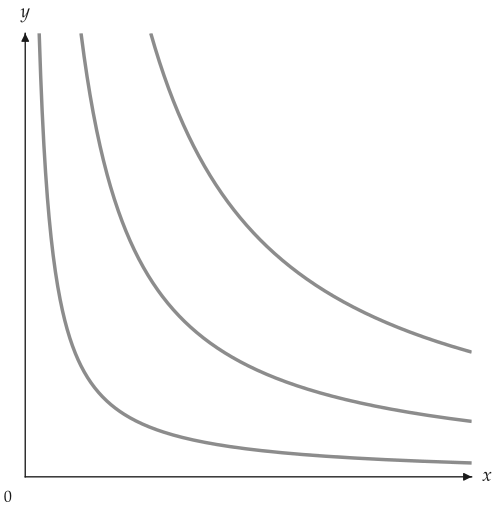

The script that saved this image:
from utility_viz import Canvas, Config, levels, solve
from utility_viz.models import CobbDouglas

Config.load("manual.toml").use()  # figure settings

model = CobbDouglas(alpha=0.5, beta=0.5)
eq = solve(model, px=2.0, py=3.0, income=30.0)

cvs = Canvas(x_max=20, y_max=15, x_label="$x$", y_label="$y$")  # italic x and y
cvs.add_utility(model, levels=levels.around(eq.utility, n=3))  # three curves around the optimum
cvs.save("add_utility.png")
